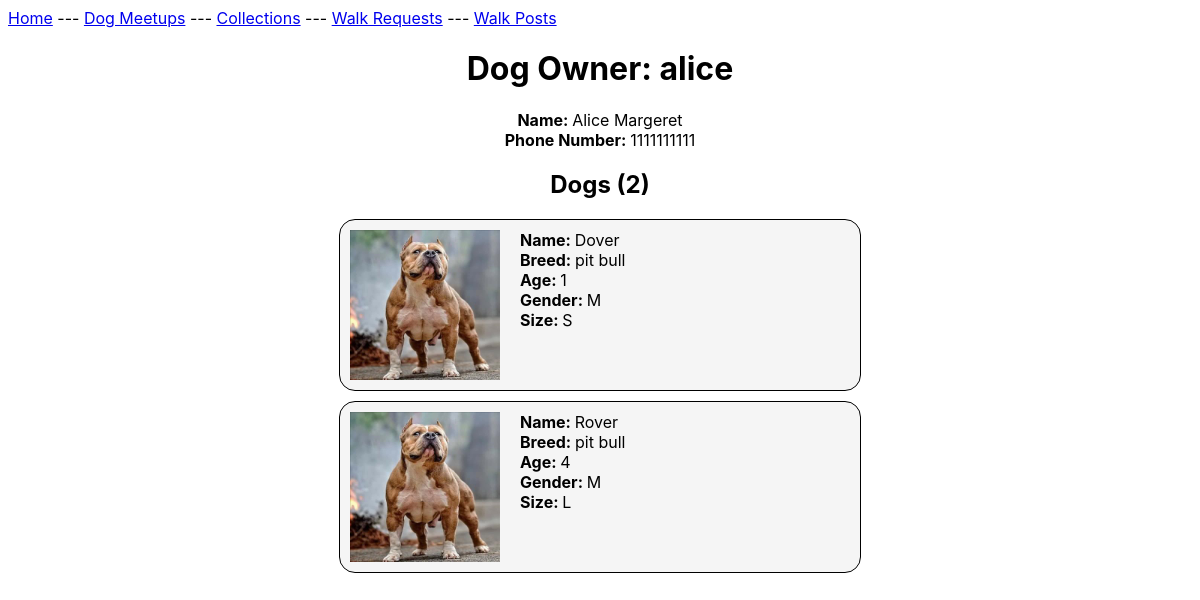
/owner.php?owner=alice, run on the app's committed database.
### tables this page shows
CREATE TABLE DogOwner
( username VARCHAR(20),
 password VARCHAR(20) NOT NULL,
 userImage VARCHAR(255),
 phoneNum CHAR(10) NOT NULL,
 PRIMARY KEY (username),
 foreign key (phoneNum) references OwnerNameNum(phoneNum) );

CREATE TABLE OwnerNameNum
( phoneNum char(10),
name varchar(30),
primary key (phoneNum) );

CREATE TABLE Dog
( name VARCHAR(20),
 age INTEGER NOT NULL,
 gender CHAR(1) NOT NULL,
 breed VARCHAR(20) NOT NULL,
 dogImage VARCHAR(255),
 owner VARCHAR(20),
 PRIMARY KEY (name, owner),
 FOREIGN KEY (owner) REFERENCES DogOwner(username) ON DELETE CASCADE,
 FOREIGN KEY (age, breed) REFERENCES DogType(age, breed) );

CREATE TABLE DogType
( age integer,
breed varchar(20),
size char(1) not null,
primary key (age, breed) );

### owner.php (the view, shortened to what this page needs)
<html>
</html>
<div class="menu">
<a href="index.html">Home</a> ---
<a href="dogmeetups.php">Dog Meetups</a> ---
<a href="collections.php">Collections</a> ---
<a href="viewrequests.php">Walk Requests</a> ---
<a href="viewposts.php">Walk Posts</a>
</div>
<?php
$conn = OpenCon();
function displayDogs($result) {
    while($row = $result->fetch_assoc()) {
        echo "<div style='display: flex; margin: 10px; width: 500px; border-radius: 1em; background-color: whitesmoke; padding: 10px; border-width: 1px; border-style: solid'>";
        echo "<div style='padding-right: 20px;'><img width='150px' src='uploads/".$row['dogimage']."'></div>";
        echo "<div style='text-align: left'>";
        echo "<div><b>Name: </b>".substr($row['name'], 0, 10)."</div>";
        echo "<div><b>Breed: </b>".$row['breed']."</div>";
        echo "<div><b>Age: </b>".$row['age']."</div>";
        echo "<div><b>Gender: </b>".$row['gender']."</div>";
        echo "<div><b>Size: </b>".$row['size']."</div>";
        echo "</div>";
        echo "</div>";
    }
}
$owner = $_GET['owner'];
echo "<center>";
echo "<h1>Dog Owner: $owner</h1>";
$sql = "SELECT do.userimage as userimage,
do.phonenum as phonenum, onn.name as name
FROM dogowner do, ownernamenum onn
WHERE do.phonenum = onn.phonenum AND
do.username = '$owner'";
$result = $conn->query($sql);
$row = $result->fetch_assoc();
echo "<div><b>Name: </b>".$row['name']."</div>";
echo "<div><b>Phone Number: </b>".$row['phonenum']."</div>";
$sql = "SELECT d.name as name, d.age as age, d.gender as gender, d.breed as breed,
d.dogimage as dogimage, dt.size as size
FROM dog d, dogtype dt
WHERE d.age = dt.age AND d.breed = dt.breed AND d.owner = '$owner'";
$result = $conn->query($sql);
$numdogs = mysqli_num_rows($result);
echo "<h2>Dogs (".$numdogs.")</h2>";
displayDogs($result);
echo "</center>";
?>

### owner.php (style rules this page uses)
* { font-family: -apple-system, BlinkMacSystemFont, 'Segoe UI', Roboto, Oxygen, Ubuntu, Cantarell, 'Open Sans', 'Helvetica Neue', sans-serif; }

### data on the page
dogowner: phoneNum.name "Alice Margeret", phoneNum "1111111111"
dog: dogImage (picture), name "Dover", breed "pit bull", age "1", gender "M", dogtype.size "S"
dog: dogImage (picture), name "Rover", breed "pit bull", age "4", gender "M", dogtype.size "L"

### other printed values
$owner "alice"
$numdogs "2"
